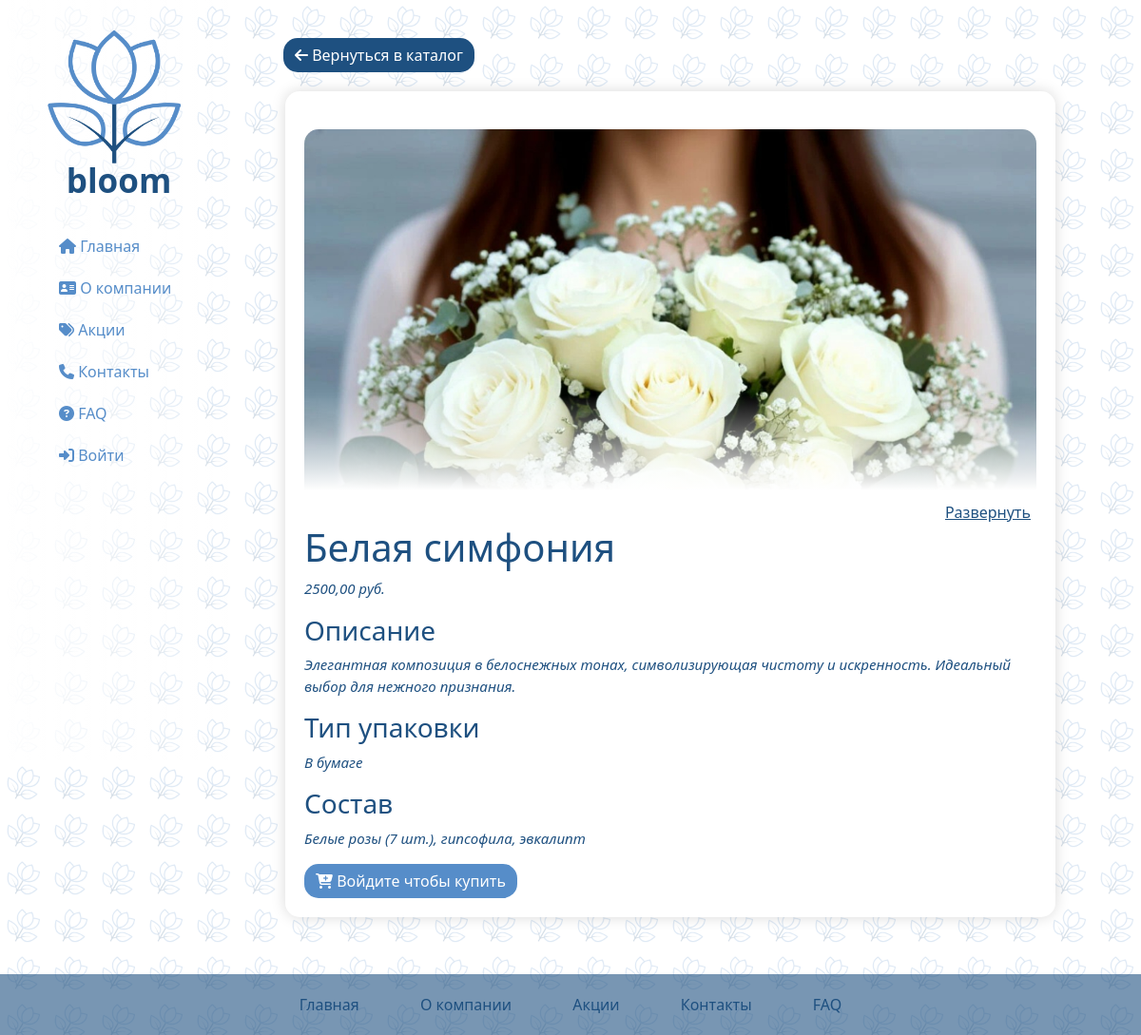
/description/1/, run on the app's committed database.
### main/models.py (models this page shows, shortened)
class Bouquet(models.Model):
    TYPE_CHOICES = [
        ('box', 'В коробке'),
        ('paper', 'В бумаге'),
    ]
    name = models.CharField(max_length=100, verbose_name="Название букета")
    price = models.DecimalField(max_digits=8, decimal_places=2, verbose_name="Цена")
    bouquet_type = models.CharField(max_length=10, choices=TYPE_CHOICES, default='paper', verbose_name="Тип упаковки")
    flowers_sort = models.CharField(max_length=255, verbose_name="Сорт цветов", default='')
    description = models.TextField(blank=True, verbose_name="Описание")
    image = models.ImageField(upload_to='bouquets/', blank=False, null=False, verbose_name="Изображение")
    class Meta:
        verbose_name = "Букет"
        verbose_name_plural = "Букеты"

### main/views.py (the view)
# urls.py: path('description/<int:bouquet_id>/',views.description, name='description'),
def description(request, bouquet_id):
    bouquet = get_object_or_404(Bouquet, id=bouquet_id)
    cart_quantities = {}
    if request.user.is_authenticated:
        try:
            cart = Cart.objects.get(user=request.user)
            cart_quantities[bouquet.id] = cart.get_item_quantity(bouquet.id)
        except Cart.DoesNotExist:
            pass
    context = {
        'bouquet': bouquet,
        'cart_quantities': cart_quantities,
    }
    return render(request, 'main/description.html', context)

### main/templates/main/description.html (shortened to what this page needs)
{% extends 'main/layout.html' %}
{% load static %}
{% load catalog_extras %}
{% block content %}
<div class="features">
    <div class="row">
        <a href="{% url 'catalog_flow' %}" class="btn btn-dark" style="width: auto;">
            <i class="fa-solid fa-arrow-left"></i> Вернуться в каталог
        </a>
    </div>
    <div class="container">
<div id="image-container" class="image-container">
  <img src="{{ bouquet.image.url }}" alt="{{ bouquet.name }}" class="description_img">
</div>
<button id="toggle-image" class="collapse_image">Развернуть</button>
        <h1 class= "col-md-9">{{ bouquet.name }}</h1>
        <p>{{ bouquet.price }} руб.</p>
        <h3>Описание</h3>
        <p>{{ bouquet.description }}</p>
        <h3>Тип упаковки</h3>
        <p>{{ bouquet.get_bouquet_type_display }}</p>
        <h3>Состав</h3>
        <p>{{ bouquet.flowers_sort }}</p>
        {% if user.is_authenticated %}
        {% with quantity=cart_quantities|get_item:bouquet.id %}
        {% if quantity > 0 %}
            <p class="added-to-cart-msg add-to-cart-form">Товар добавлен в корзину</p>
        {% else %}
        <form method="post" action="{% url 'cart:cart_add' bouquet.id %}" class="add-to-cart-form" data-product-id="{{ bouquet.id }}">
            {% csrf_token %}
            <button type="submit" class="settings-btn description_btn"><i class="fa-solid fa-cart-plus"></i> Добавить в корзину</button>
        </form>
        {% endif %}
        {% endwith %}
        {% else %}
        <a href="{% url 'login' %}?next={{ request.path }}" class="btn btn-light">
            <i class="fa-solid fa-cart-plus"></i> Войдите чтобы купить
        </a>
        {% endif %}
    </div>
</div>
{% endblock %}

### main/static/main/css/main.css (style rules this page uses)
main .features { color: #1e5080; margin-top: 40px; text-align: left; width: 90%; padding-bottom: 40px; }
main .features h1 { max-width: 100%; }
main .features p { font-size: 15px;font-style: italic; }
.container { margin-top: 20px; margin-bottom: 20px; padding: 20px; color: #1e5080; background-color: white; border-radius: 15px; box-shadow: 0 0 15px rgba(0, 0, 0, 0.15); }
.btn-light { background-color: #568dc9; color: white; transition: transform 1s ease; border-radius: 15px; min-width: 100px; min-height: 30px; border: none; }
.btn-dark { background-color: #1e5080; color: white; transition: transform 1s ease; margin-left: 10px; border-radius: 15px; min-width: 100px; min-height: 30px; border: none; }
body { position: relative; z-index: 0; min-height: 100vh; margin: 0; display: flex; flex-direction: column; }
body::before { content: ''; position: fixed; top: 0; left: 0; right: 0; bottom: 0; background-image: url("/static/main/img/logo_pattern.png"); background-repeat: repeat; background-size: 50px 50px; opacity: 0.2; z-index: -1; pointer-events: none; }
a { text-decoration: none;color: #1e5080; }
.description_img { width: 100%; height: auto; border-radius: 15px; margin-left: auto; margin-right: auto; margin-top: 20px; }
.collapse_image { margin-top:10px; background-color: white; border: none; text-align: left; margin-left: auto; display: block; color: #1e5080; text-decoration: underline; }
.image-container { max-height: 50vh; overflow: hidden; position: relative; cursor: pointer; transition: max-height 0.5s ease; }

### data on the page
Bouquet: image (picture), name "Белая симфония", price "2500,00", description "Элегантная композиция в белоснежных тонах, символизирующая чистоту и искренность. Идеальный выбор для нежного признания.", bouquet_type "В бумаге", flowers_sort "Белые розы (7 шт.), гипсофила, эвкалипт"
